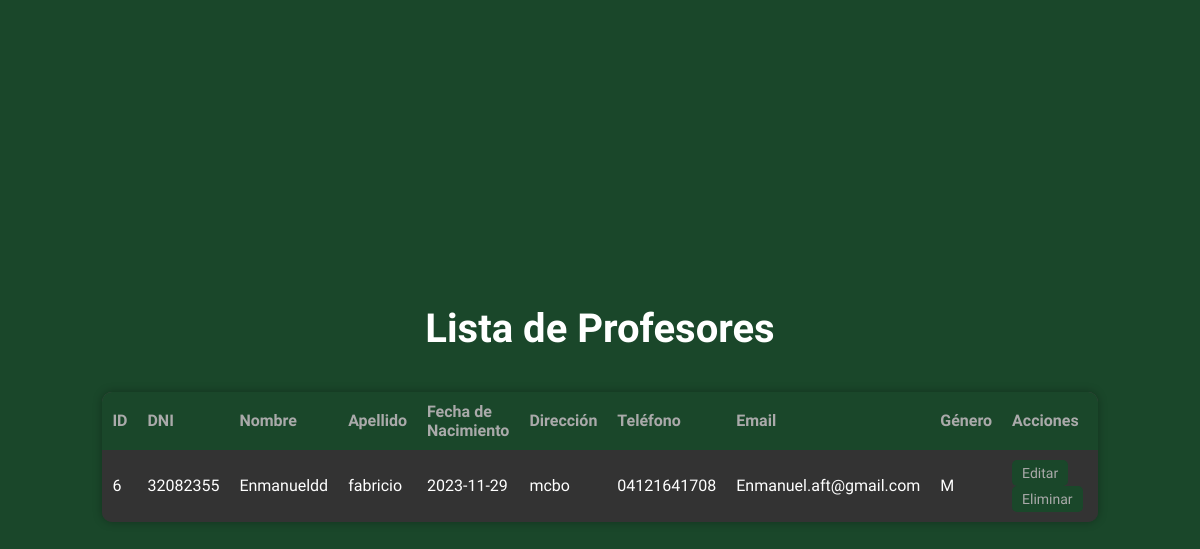
/profesores, run on an earlier commit of the app's database.
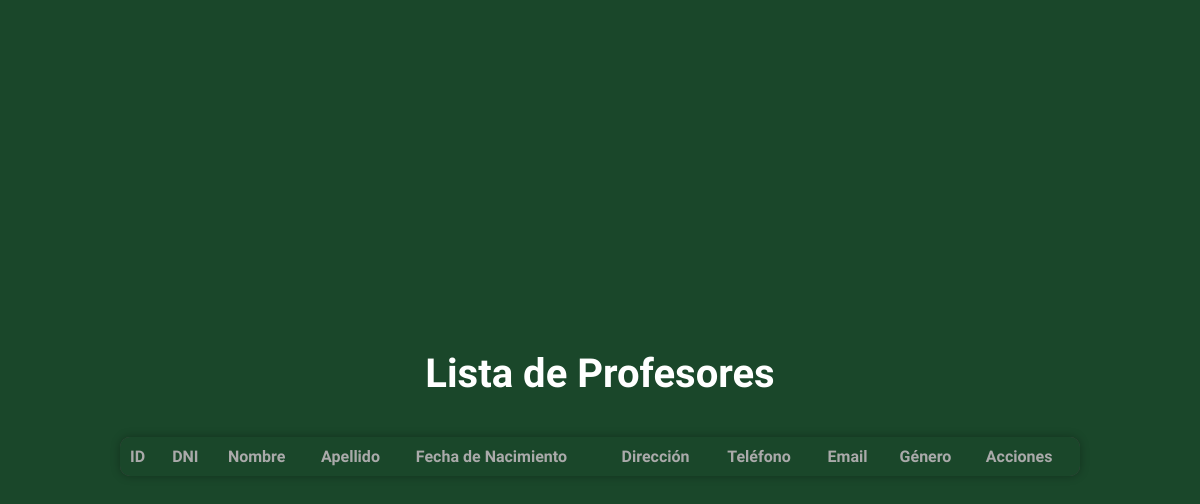
And on a later commit of the database.
### tables this page shows
CREATE TABLE Profesor (
    id_profesor INTEGER PRIMARY KEY AUTOINCREMENT,
    dni_profesor VARCHAR(20) UNIQUE NOT NULL,
    nombre VARCHAR(100) NOT NULL,
    apellido VARCHAR(100) NOT NULL,
    fecha_nacimiento DATE NOT NULL,
    direccion VARCHAR(255) NOT NULL,
    telefono VARCHAR(20) NOT NULL,
    email VARCHAR(100) UNIQUE NOT NULL,
    genero CHAR(1) CHECK(genero IN ('M', 'F'))
);

### app/views_P.py (the view)
@app.route('/profesores')
def profesores():
    conn = get_db()
    cursor = conn.execute('SELECT * FROM Profesor')
    profesores = cursor.fetchall()
    conn.close()
    return render_template('profesores.html', profesores=profesores)

### app/views_P.py (called while the page is built)
def get_db():
    db = getattr(g, '_database', None)
    if db is None:
        db = g._database = sqlite3.connect(DATABASE)
        db.row_factory = sqlite3.Row
    return db

@app.teardown_appcontext
def close_connection(exception):
    db = getattr(g, '_database', None)
    if db is not None:
        db.close()

### app/templates/profesores.html (shortened to what this page needs)
<!DOCTYPE html>
<html lang="es">
<head>
</head>
<body>
    <h1>Lista de Profesores</h1>
    <table>
        <tr>
            <th>ID</th>
            <th>DNI</th>
            <th>Nombre</th>
            <th>Apellido</th>
            <th>Fecha de Nacimiento</th>
            <th>Dirección</th>
            <th>Teléfono</th>
            <th>Email</th>
            <th>Género</th>
            <th>Acciones</th>
        </tr>
        {% for profesor in profesores %}
        <tr>
            <td>{{ profesor.id_profesor }}</td>
            <td>{{ profesor.dni_profesor }}</td>
            <td>{{ profesor.nombre }}</td>
            <td>{{ profesor.apellido }}</td>
            <td>{{ profesor.fecha_nacimiento }}</td>
            <td>{{ profesor.direccion }}</td>
            <td>{{ profesor.telefono }}</td>
            <td>{{ profesor.email }}</td>
            <td>{{ profesor.genero }}</td>
            <td>
                <a href="{{ url_for('edit_profesor', id=profesor.id_profesor) }}" class="button">Editar</a>
                <form method="POST" action="{{ url_for('delete_profesor', id=profesor.id_profesor) }}" style="display: inline;">
                    <button type="submit" class="button" onclick="return confirm('¿Estás seguro de eliminar este profesor?')">Eliminar</button>
                </form>
            </td>
        </tr>
        {% endfor %}
    </table>
</body>
</html>

What changed in the data, as far as the page shows it:
removed Profesor: id_profesor "6", dni_profesor "32082355", nombre "Enmanueldd", apellido "fabricio", fecha_nacimiento "2023-11-29", direccion "mcbo", telefono "04121641708", email "Enmanuel.aft@gmail.com", genero "M"
